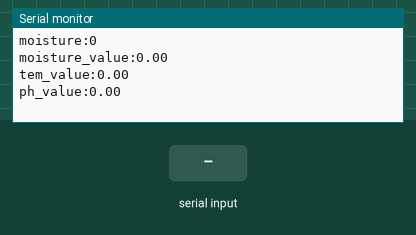
Recording of a sketch running on a simulated Arduino Uno, built with avr-gcc and run on an emulated ATmega328P. Parts: the last lines printed to the serial monitor. Inputs (shaded band) come from the test bench.

Above: at 4.2 s.
4.3 s: "1\n" received over the second serial link
At 5.44 s:
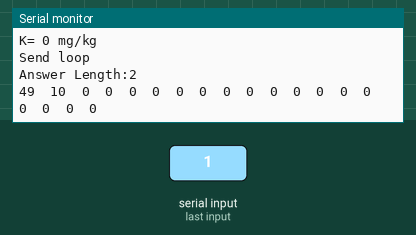
7.9 s: "0\n" received over the second serial link
At 9.8 s:
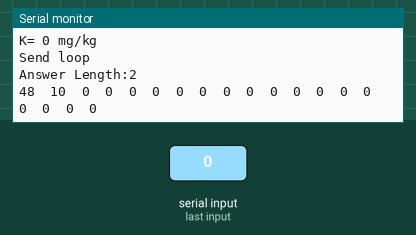
14.1 s: "2\n" received over the second serial link
At 16.35 s:
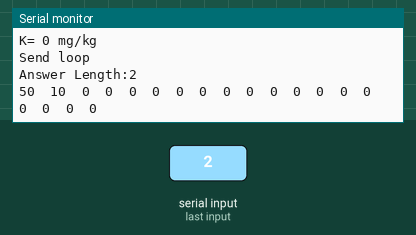
Timing chart, 0 to 17.9 s (numbered marks = the images above; inputs shaded):
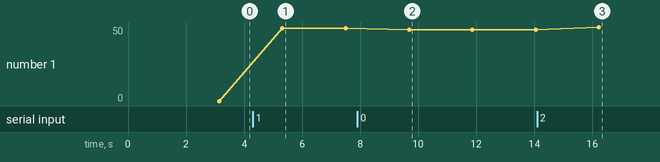

The sketch:

NPKTPH_Test.ino
```cpp
// Vincent Fix 2023/3/1

#include <SoftwareSerial.h>


#define RS485_power 7
#define MYSerialRX 8
#define MYSerialTX 9


SoftwareSerial MySerial(MYSerialRX , MYSerialTX);

// unsigned char test_command[8] = {0X01, 0X03, 0X00, 0X00, 0X00, 0X07, 0X04, 0X08};
// New Sensor 2023/3/1
unsigned char test_command[8] =
    {0X01, 0X04, 0X00, 0X00,
     0X00, 0X07, 0XB1, 0XC8};
unsigned char test_response[80] = {0};

int moisture;
int tem;
int ph;
float moisture_value;
float tem_value;
float ph_value;
int P_value;
int N_value;
int K_value;
float P_float_value;
float N_float_value;
float K_float_value;

void setup()
{
  // put your setup code here, to run once:
  Serial.begin(4800);

  MySerial.begin(4800);


  pinMode(RS485_power, OUTPUT);

  delay(50);

  digitalWrite(RS485_power, HIGH);
  delay(1000);

  Serial.println(" Test Begin!");


  MySerial.write(test_command, 8);

  delay(1000);

  MySerial.write(test_command, 8);

  delay(1000);
}

void loop()
{
  Serial.println("Send loop");
  //********************GET Temperature, Moisture and PH*******************
  // enable writing to mx485
  digitalWrite(RS485_power,HIGH);


  MySerial.write(test_command, 8);

  // enable reading from mx485
  digitalWrite(RS485_power,LOW);


  int i = 0;

  while (MySerial.available() > 0 && i < 80)
  {
    test_response[i] = MySerial.read();
    i++;

    yield();
  }

  Serial.print("Answer Length:");
  Serial.println(i);

  for (int j = 0; j < 19; j++)
  {
    Serial.print((int)test_response[j]);
    Serial.print("  ");
  }
  Serial.print("\n");

  moisture = CaculateValue((int)test_response[3], (int)test_response[4]);
  moisture_value = moisture * 0.1;
  tem = CaculateValue((int)test_response[5], (int)test_response[6]);
  tem_value = tem * 0.1;
  ph = CaculateValue((int)test_response[9], (int)test_response[10]);
  ph_value = ph * 0.1;

  Serial.print("moisture:");
  Serial.println(moisture);
  Serial.print("moisture_value:");
  Serial.println(moisture_value);
  Serial.print("tem_value:");
  Serial.println(tem_value);
  Serial.print("ph_value:");
  Serial.println(ph_value);


  delay(1000);

  //****************GET Nitrogen, Phosphorus and Potassium

  N_value = CaculateValue((int)test_response[11], (int)test_response[12]);
  P_value = CaculateValue((int)test_response[13], (int)test_response[14]);
  K_value = CaculateValue((int)test_response[15], (int)test_response[16]);

  Serial.print("N= ");
  Serial.print(N_value);
  Serial.println(" mg/kg");
  Serial.print("P= ");
  Serial.print(P_value);
  Serial.println(" mg/kg");
  Serial.print("K= ");
  Serial.print(K_value);
  Serial.println(" mg/kg");


  delay(1000);
}


int CaculateValue(int x, int y)
{
  int t = 0;
  t = x * 256;
  t = t + y;
  return t;
}
```

Measured:
- after the input at 4.3 s, the serial monitor: prints a new line after 0.98 s (image 1)
- after the input at 7.9 s, the serial monitor: prints a new line after 1.8 s (image 2)
- after the input at 14.1 s, the serial monitor: prints a new line after 2.1 s (image 3)
- plotted number 1: 0 → 49 after the input at 4.3 s, 49 → 48 after the input at 7.9 s, 48 → 50 after the input at 14.1 s
